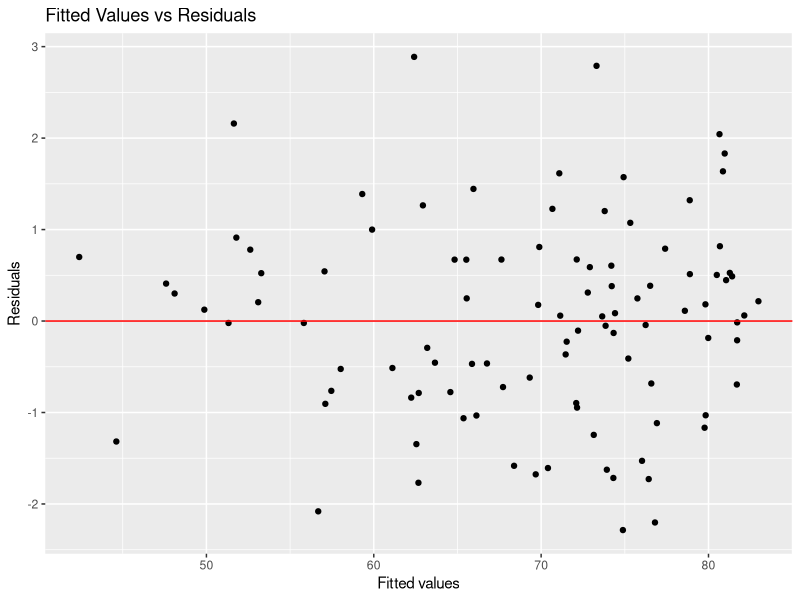
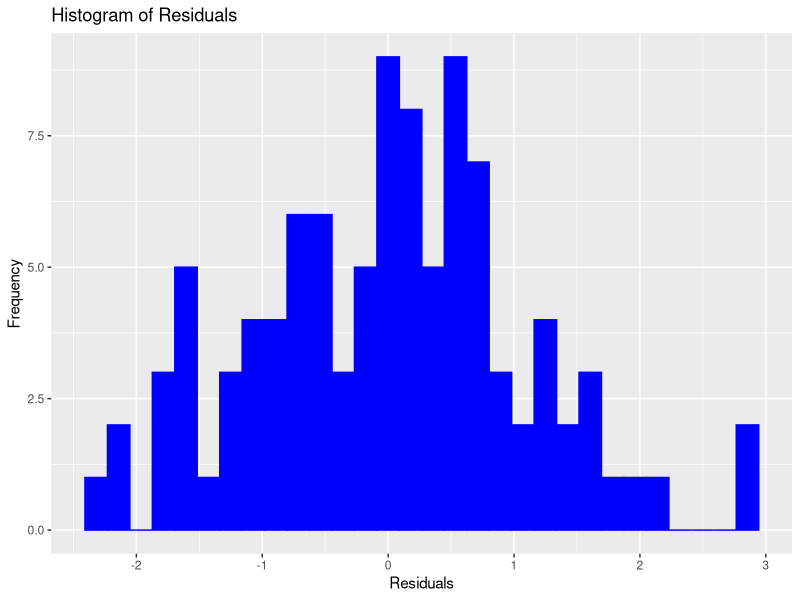

Write the R code that produced these figures, in order.
## ---- chunk 1
library(tidyverse)
library(ggplot2)

proj_data <- read.csv("sample_101_Life-Expectancy-Data-Updated.csv")
proj_data |>
  mutate(Economy_status_Developed = as.factor(Economy_status_Developed))
## ---- chunk 2
m3 <- lm(Life_expectancy ~ Country + Economy_status_Developed, data = proj_data)
summary(m3)
## ---- chunk 3
m1 <- lm(Life_expectancy ~ Year + Infant_deaths + Under_five_deaths + Adult_mortality + Alcohol_consumption + Hepatitis_B + Measles + BMI + Polio + Diphtheria + Incidents_HIV + GDP_per_capita + Population_mln + Thinness_ten_nineteen_years + Thinness_five_nine_years + Schooling + Economy_status_Developed + Region, data = proj_data) 
summary(m1)
## ---- chunk 4
library(tidyverse)
library(ggplot2)

ggplot(data = proj_data, mapping = aes(x = m1$fitted.values, y = m1$residuals)) + 
  geom_point() + 
  labs(x = "Fitted values", y = "Residuals",
       title = "Fitted Values vs Residuals") + 
  geom_hline(yintercept = 0, color = "red") # add a horizontal red line at 0

ggplot(data = proj_data, mapping = aes(x = m1$residuals)) + 
  geom_histogram(color = "blue",
                 fill = "blue") + 
  labs(x = "Residuals", y = "Frequency",
       title = "Histogram of Residuals")
